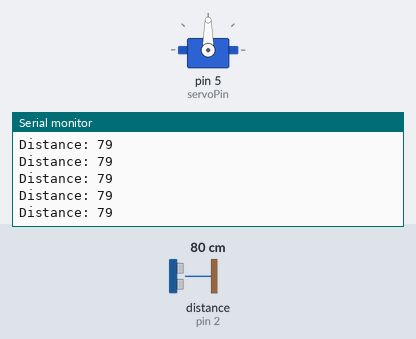
Recording of a sketch running on a simulated Arduino Uno, built with avr-gcc and run on an emulated ATmega328P. Shown: servo, the last lines printed to the serial monitor. Wiring (inferred from the names in the program): ultrasonic range finder: trigger pin 3; echo pin 2. The inputs (shaded band) are chosen by the test bench; at power-on: distance to the obstacle (sensor on pin 2) 80 cm. The echo pulse lasts 58.3 µs per cm.

Above: at 1.2 s.
1.3 s: distance to the obstacle (sensor on pin 2) set to 120 cm
At 2.2 s:
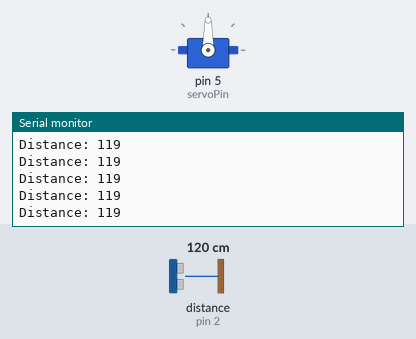
4.3 s: distance to the obstacle (sensor on pin 2) set to 18 cm
At 5.3 s:
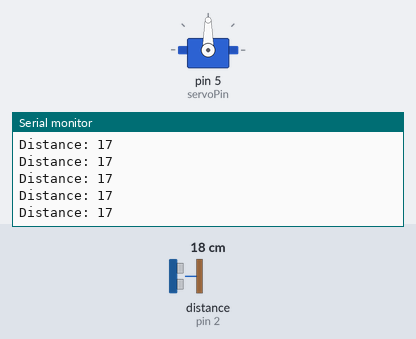
Timing chart, 0 to 7.3 s (numbered marks = the images above; inputs shaded):
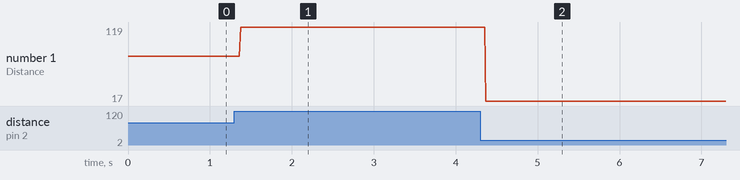

Measured:
- after the input at 1.3 s, the serial monitor: prints a new line after 0.07 s (image 1)
- after the input at 4.3 s, the serial monitor: prints a new line after 0.07 s (image 2)
- plotted number 1: 79 → 119 after the input at 1.3 s, 119 → 17 after the input at 4.3 s

The sketch:

trashcan.ino
```cpp
#include <Servo.h>

const int trigPin = 3;  // Trig pin of the ultrasonic sensor
const int echoPin = 2; // Echo pin of the ultrasonic sensor
const int servoPin = 5; // Servo control pin

Servo lidServo; // Create a Servo object

void setup() {
  Serial.begin(9600);
  lidServo.attach(servoPin);
  pinMode(trigPin, OUTPUT);
  pinMode(echoPin, INPUT);
}

void loop() {
  // Measure the distance using the ultrasonic sensor
  long duration, distance;
  digitalWrite(trigPin, LOW);
  delayMicroseconds(2);
  digitalWrite(trigPin, HIGH);
  delayMicroseconds(10);
  digitalWrite(trigPin, LOW);
  duration = pulseIn(echoPin, HIGH);
  distance = (duration / 2) / 29.1; // Convert the time into distance in cm

  Serial.print("Distance: ");
  Serial.println(distance);

  // Check if an object is within a certain range (adjust as needed)
  if (distance < 10) { // Adjust this value to suit your setup
    openLid();
    delay(3000); // Keep the lid open for 5 seconds (adjust as needed)
    closeLid();
  }
}

void openLid() {
  lidServo.write(80); // Open the lid (adjust the angle as needed)
}

void closeLid() {
  lidServo.write(0); // Close the lid (adjust the angle as needed)
}
```
